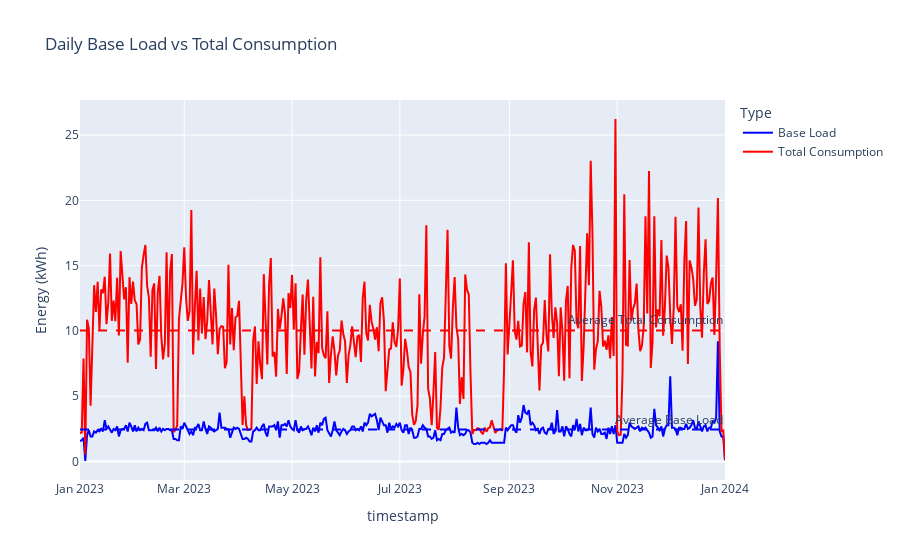

Notebook code for this chart:
### Markdown cell above
## Visualization Example
Plot daily base load vs total consumption

### Code cell
import plotly.express as px
import plotly.graph_objects as go

# Convert to pandas for plotting
daily_pd = daily.to_pandas()

# Create figure with basic lines
fig = px.line(
    daily_pd,
    x="timestamp",
    y=["consumption_due_to_baseload_in_kilowatthour", "total_consumption_in_kilowatthour"],
    title="Daily Base Load vs Total Consumption",
    labels={"value": "Energy (kWh)", "variable": "Type"},
)

# Add average lines
fig.add_hline(
    y=daily_pd["consumption_due_to_baseload_in_kilowatthour"].mean(),
    line_dash="dash",
    line_color="blue",
    annotation_text="Average Base Load",
)

fig.add_hline(
    y=daily_pd["total_consumption_in_kilowatthour"].mean(),
    line_dash="dash",
    line_color="red",
    annotation_text="Average Total Consumption",
)

# Update colors and legend
fig.update_traces(
    name="Base Load",
    line_color="blue",
    selector=dict(name="consumption_due_to_baseload_in_kilowatthour"),
)
fig.update_traces(
    name="Total Consumption",
    line_color="red",
    selector=dict(name="total_consumption_in_kilowatthour"),
)

fig.show()

### Figure 1 — Plotly figure (JSON) as saved in the notebook; plotly's stock layout.template omitted (floating-point values rounded to 4 significant figures; data arrays with more than 128 entries replaced by an {"elided": "..."} marker saying what was removed)
{"data": [{"hovertemplate": "Type=consumption_due_to_baseload_in_kilowatthour<br>timestamp=%{x}<br>Energy (kWh)=%{y}<extra></extra>", "legendgroup": "consumption_due_to_baseload_in_kilowatthour", "line": {"color": "blue", "dash": "solid"}, "marker": {"symbol": "circle"}, "mode": "lines", "name": "Base Load", "orientation": "v", "showlegend": true, "type": "scatter", "x": {"elided": "366 str values"}, "xaxis": "x", "y": {"elided": "366 float values"}, "yaxis": "y"}, {"hovertemplate": "Type=total_consumption_in_kilowatthour<br>timestamp=%{x}<br>Energy (kWh)=%{y}<extra></extra>", "legendgroup": "total_consumption_in_kilowatthour", "line": {"color": "red", "dash": "solid"}, "marker": {"symbol": "circle"}, "mode": "lines", "name": "Total Consumption", "orientation": "v", "showlegend": true, "type": "scatter", "x": {"elided": "366 str values"}, "xaxis": "x", "y": {"elided": "366 float values"}, "yaxis": "y"}], "layout": {"annotations": [{"showarrow": false, "text": "Average Base Load", "x": 1, "xanchor": "right", "xref": "x domain", "y": 2.447, "yanchor": "bottom", "yref": "y"}, {"showarrow": false, "text": "Average Total Consumption", "x": 1, "xanchor": "right", "xref": "x domain", "y": 10.03, "yanchor": "bottom", "yref": "y"}], "legend": {"title": {"text": "Type"}, "tracegroupgap": 0}, "shapes": [{"line": {"color": "blue", "dash": "dash"}, "type": "line", "x0": 0, "x1": 1, "xref": "x domain", "y0": 2.447, "y1": 2.447, "yref": "y"}, {"line": {"color": "red", "dash": "dash"}, "type": "line", "x0": 0, "x1": 1, "xref": "x domain", "y0": 10.03, "y1": 10.03, "yref": "y"}], "title": {"text": "Daily Base Load vs Total Consumption"}, "xaxis": {"anchor": "y", "domain": [0, 1], "title": {"text": "timestamp"}}, "yaxis": {"anchor": "x", "domain": [0, 1], "title": {"text": "Energy (kWh)"}}}}
